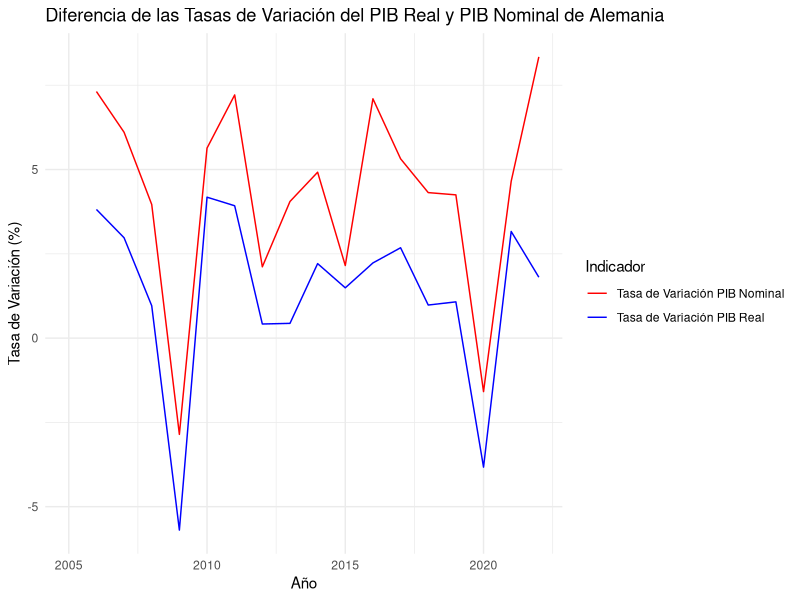
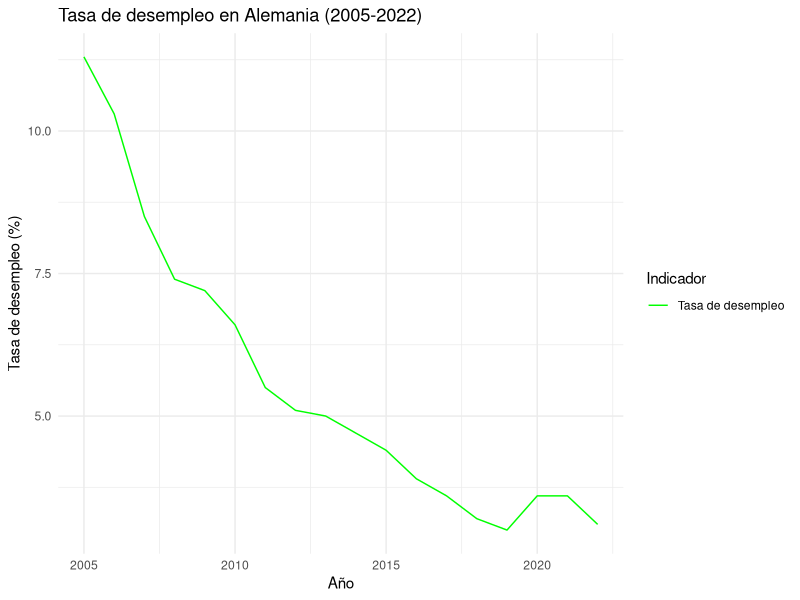
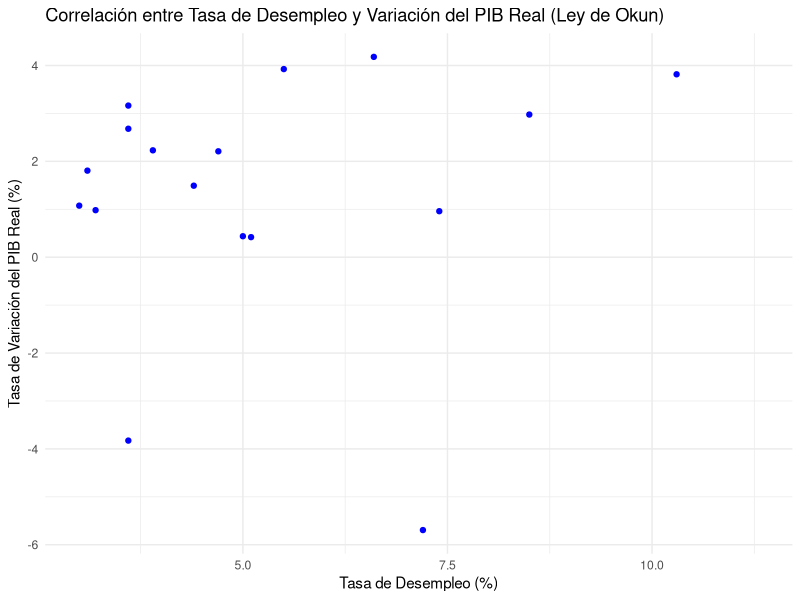
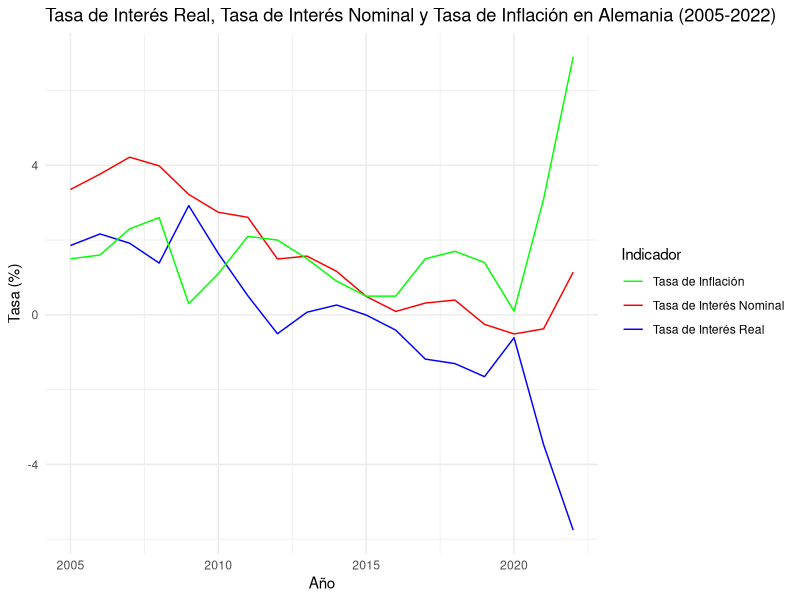
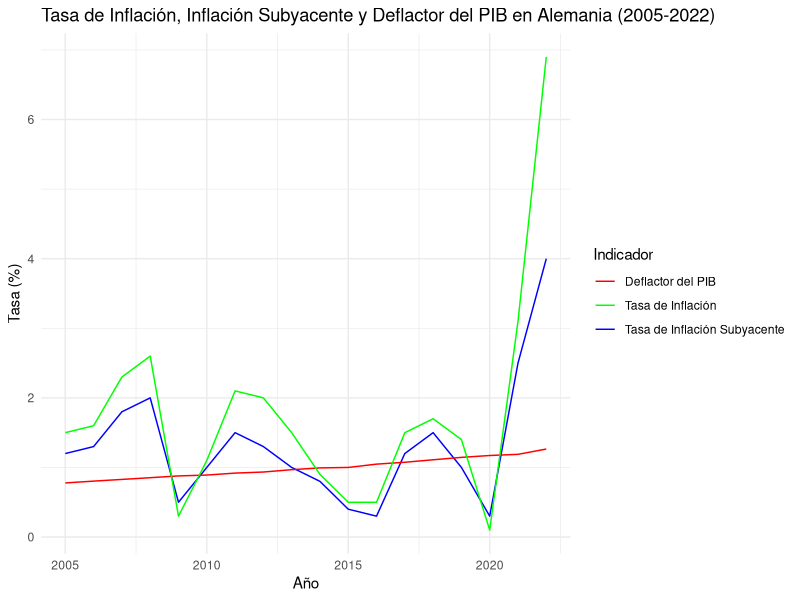

Source code (R) for these figures, in order:
## ---- chunk 1

## ---- chunk 2
# Cargar todas las librerías necesarias
library(readr)
library(dplyr)
library(knitr)
library(tidyverse)
library(ggplot2)
## ---- chunk 3
# Crear un dataframe con los datos proporcionados del PIB real de Alemania
data_pibreal <- data.frame(
  Año = c(2005, 2006, 2007, 2008, 2009, 2010, 2011, 2012, 2013, 2014, 2015, 2016, 2017, 2018, 2019, 2020, 2021, 2022),
  PIB_Real_Millones = c(
    3373000.7, 3501729.3, 3605956.7, 3640569.6, 3433281.5, 3576788.6, 3717184.5,
    3732740.8, 3749074.9, 3831912.4, 3889081.9, 3975808.4, 4082369.3, 4122426.8,
    4166762.3, 4007310.0, 4134094.1, 4208764.4
  )
)

# Mostrar el dataframe del PIB real de Alemania
print(data_pibreal)

# Calcular la tasa de variación del PIB real en porcentaje
tasa_variacion <- (data_pibreal$PIB_Real_Millones - lag(data_pibreal$PIB_Real_Millones)) / lag(data_pibreal$PIB_Real_Millones) * 100

# Crear un nuevo dataframe con la tasa de variación
data_tasa_variacion <- data.frame(
  Año = data_pibreal$Año,
  Tasa_Variacion_PIB_Real = tasa_variacion
)

# Mostrar el nuevo dataframe con la tasa de variación
print(data_tasa_variacion)
## ---- chunk 4
# Crear un dataframe con los datos proporcionados del PIB nominal de Alemania
data_pibnominal <- data.frame(
  Año = c(2005, 2006, 2007, 2008, 2009, 2010, 2011, 2012, 2013, 2014, 2015, 2016, 2017, 2018, 2019, 2020, 2021, 2022),
  PIB_Nominal_Millones = c(
    2622039.8, 2813824.9, 2985617.3, 3103958.2, 3015332.3, 3185267.9, 3415020.0,
    3487234.4, 3628559.3, 3807114.5, 3889081.9, 4165169.9, 4386729.2, 4576056.5,
    4770495.5, 4694786.2, 4913166.1, 5323008.1
  )
)

# Mostrar el dataframe del PIB nominal de Alemania
print(data_pibnominal)

# Calcular la tasa de variación del PIB nominal de Alemania
data_pibnominal$Tasa_Variacion <- c(NA, diff(data_pibnominal$PIB_Nominal_Millones) / data_pibnominal$PIB_Nominal_Millones[-length(data_pibnominal$PIB_Nominal_Millones)] * 100)

# Mostrar el dataframe del PIB nominal de Alemania con la tasa de variación
print(data_pibnominal)
## ---- chunk 5
# Cargar la biblioteca ggplot2 para crear gráficos
library(ggplot2)

# Combina los dataframes de la tasa de variación del PIB real y del PIB nominal por el año
combined_data <- merge(data_tasa_variacion, data_pibnominal, by = "Año")

# Crea un gráfico de líneas agrupado con la diferencia de las tasas de variación en diferentes colores
ggplot(combined_data, aes(x = Año)) +
  geom_line(aes(y = Tasa_Variacion_PIB_Real, color = "Tasa de Variación PIB Real")) +
  geom_line(aes(y = Tasa_Variacion, color = "Tasa de Variación PIB Nominal")) +
  labs(
    title = "Diferencia de las Tasas de Variación del PIB Real y PIB Nominal de Alemania",
    x = "Año",
    y = "Tasa de Variación (%)",
    color = "Indicador"
  ) +
  scale_color_manual(values = c("Tasa de Variación PIB Real" = "blue", "Tasa de Variación PIB Nominal" = "red")) +
  theme_minimal()
## ---- chunk 6
# Cargar la librería necesaria
library(dplyr)
# Crear un dataframe con los datos
data_desempleados <- data.frame(
  Time = c(2005, 2006, 2007, 2008, 2009, 2010, 2011, 2012, 2013, 2014, 2015, 2016, 2017, 2018, 2019, 2020, 2021, 2022),
  Country = "Germany",
  Unit = "Percentage",
  UnemploymentRate = c(11.3, 10.3, 8.5, 7.4, 7.2, 6.6, 5.5, 5.1, 5.0, 4.7, 4.4, 3.9, 3.6, 3.2, 3.0, 3.6, 3.6, 3.1)
)
# Imprimir el dataframe
print(data_desempleados)
# Cargar la librería ggplot2
library(ggplot2)
# Crear un gráfico de líneas
ggplot(data_desempleados, aes(x = Time, y = UnemploymentRate)) +
  geom_line(aes(color = "Tasa de desempleo")) +
  labs(
    title = "Tasa de desempleo en Alemania (2005-2022)",
    x = "Año",
    y = "Tasa de desempleo (%)",
    color = "Indicador"
  ) +
  scale_color_manual(values = c("Tasa de desempleo" = "green")) +
  theme_minimal()
## ---- chunk 7
# Calcular la correlación entre las tasas de desempleo y variación del PIB real de forma numérica
correlation <- as.numeric(cor(data_desempleados$UnemploymentRate, data_tasa_variacion$Tasa_Variacion_PIB_Real))

# Imprimir la correlación de forma numérica
print(correlation)

# Crear un gráfico de dispersión
ggplot(data = data.frame(UnemploymentRate = data_desempleados$UnemploymentRate, Tasa_Variacion_PIB_Real = data_tasa_variacion$Tasa_Variacion_PIB_Real)) +
  geom_point(aes(x = UnemploymentRate, y = Tasa_Variacion_PIB_Real), color = "blue") +
  labs(
    title = "Correlación entre Tasa de Desempleo y Variación del PIB Real (Ley de Okun)",
    x = "Tasa de Desempleo (%)",
    y = "Tasa de Variación del PIB Real (%)"
  ) +
  annotate("text", x = max(data_desempleados$UnemploymentRate), y = min(data_tasa_variacion$Tasa_Variacion_PIB_Real), 
           label = paste("Correlación:", round(correlation, 2)), hjust = 1, vjust = -1) +
  theme_minimal()
## ---- chunk 8
# Instalar librerías necesarias
library(dplyr)
library(ggplot2)

# Crear un dataframe con los datos del tipo de interés nominal de Alemania
tasa_de_interes <- data.frame(
  Time = c(2005, 2006, 2007, 2008, 2009, 2010, 2011, 2012, 2013, 2014, 2015, 2016, 2017, 2018, 2019, 2020, 2021, 2022),
  Country = "Germany",
  Type = "Information on item",
  TasadeInteres = c(3.354, 3.764, 4.217, 3.985, 3.222, 2.744, 2.609, 1.495, 1.571, 1.163, 0.495, 0.091, 0.316, 0.396, -0.254, -0.511, -0.374, 1.143)
)

# Imprimir el dataframe de la tasa de interés nominal de Alemania
print(tasa_de_interes)

# Crear un dataframe con los datos de la tasa de inflación de Alemania
tasa_de_inflacion <- data.frame(
  Time = c(2005, 2006, 2007, 2008, 2009, 2010, 2011, 2012, 2013, 2014, 2015, 2016, 2017, 2018, 2019, 2020, 2021, 2022),
  Country = rep("Germany", 18),
  Type = rep("Information on item", 18),
  TasadeInflacion = c(1.5, 1.6, 2.3, 2.6, 0.3, 1.1, 2.1, 2.0, 1.5, 0.9, 0.5, 0.5, 1.5, 1.7, 1.4, 0.1, 3.1, 6.9)
)

# Imprimir el dataframe de la tasa de inflación de Alemania
print(tasa_de_inflacion)

# Calcular el tipo de interés real para Alemania
tasa_de_interes_real <- tasa_de_interes %>%
  left_join(tasa_de_inflacion, by = c("Time", "Country", "Type")) %>%
  mutate(InteresReal = (TasadeInteres - TasadeInflacion))

# Imprimir el resultado
print(tasa_de_interes_real)

# Crear un gráfico de líneas representando la tasa de interés real, la tasa de interés nominal y la tasa de inflación
ggplot(tasa_de_interes_real, aes(x = Time)) +
  geom_line(aes(y = InteresReal, color = "Tasa de Interés Real")) +
  geom_line(aes(y = TasadeInteres, color = "Tasa de Interés Nominal")) +
  geom_line(aes(y = TasadeInflacion, color = "Tasa de Inflación")) +
  labs(
    title = "Tasa de Interés Real, Tasa de Interés Nominal y Tasa de Inflación en Alemania (2005-2022)",
    x = "Año",
    y = "Tasa (%)",
    color = "Indicador"
  ) +
  scale_color_manual(values = c("Tasa de Interés Real" = "blue", "Tasa de Interés Nominal" = "red", "Tasa de Inflación" = "green")) +
  theme_minimal()

# Crear un dataframe con los datos proporcionados de la tasa de inflación subyacente
data_inflacion_subyacente <- data.frame(
  Año = c(2005, 2006, 2007, 2008, 2009, 2010, 2011, 2012, 2013, 2014, 2015, 2016, 2017, 2018, 2019, 2020, 2021, 2022),
  Tasa_Inflacion_Subyacente = c(1.2, 1.3, 1.8, 2.0, 0.5, 1.0, 1.5, 1.3, 1.0, 0.8, 0.4, 0.3, 1.2, 1.5, 1.0, 0.3, 2.5, 4.0)
)

# Imprimir los dataframes de inflación e inflación subyacente
print(data_inflacion_subyacente)

# Calcular el deflactor del PIB usando los datos del PIB real y nominal proporcionados
data_deflactor_pib <- data.frame(
  Año = data_pibreal$Año,
  Deflactor_PIB = (data_pibnominal$PIB_Nominal_Millones / data_pibreal$PIB_Real_Millones)
)

# Imprimir el dataframe del deflactor del PIB
print(data_deflactor_pib)


# Cargar la librería ggplot2
library(ggplot2)

# Crear un dataframe combinando las tres fuentes de datos
combined_data <- merge(data_inflacion_subyacente, data_deflactor_pib, by = "Año")
combined_data <- merge(combined_data, tasa_de_inflacion, by.x = "Año", by.y = "Time")

# Crear el gráfico de líneas
ggplot(combined_data, aes(x = Año)) +
  geom_line(aes(y = Tasa_Inflacion_Subyacente, color = "Tasa de Inflación Subyacente")) +
  geom_line(aes(y = Deflactor_PIB, color = "Deflactor del PIB")) +
  geom_line(aes(y = TasadeInflacion, color = "Tasa de Inflación")) +
  labs(
    title = "Tasa de Inflación, Inflación Subyacente y Deflactor del PIB en Alemania (2005-2022)",
    x = "Año",
    y = "Tasa (%)",
    color = "Indicador"
  ) +
  scale_color_manual(values = c("Tasa de Inflación Subyacente" = "blue", "Deflactor del PIB" = "red", "Tasa de Inflación" = "green")) +
  theme_minimal()
